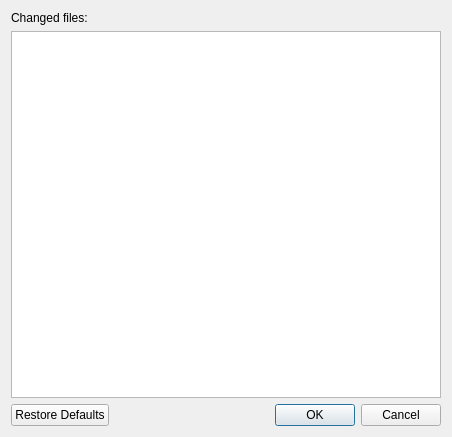
<?xml version="1.0" encoding="UTF-8"?>
<ui version="4.0">
 <class>ChangedFilesDialog</class>
 <widget class="QDialog" name="ChangedFilesDialog">
  <property name="geometry">
   <rect>
    <x>0</x>
    <y>0</y>
    <width>452</width>
    <height>437</height>
   </rect>
  </property>
  <property name="windowTitle">
   <string>Changed files</string>
  </property>
  <layout class="QVBoxLayout" name="verticalLayout">
   <item>
    <widget class="QLabel" name="label">
     <property name="text">
      <string>Changed files:</string>
     </property>
    </widget>
   </item>
   <item>
    <widget class="QListView" name="listView">
     <property name="contextMenuPolicy">
      <enum>Qt::CustomContextMenu</enum>
     </property>
    </widget>
   </item>
   <item>
    <widget class="QDialogButtonBox" name="buttonBox">
     <property name="standardButtons">
      <set>QDialogButtonBox::Cancel|QDialogButtonBox::Ok|QDialogButtonBox::RestoreDefaults</set>
     </property>
    </widget>
   </item>
  </layout>
 </widget>
 <resources/>
 <connections/>
</ui>
